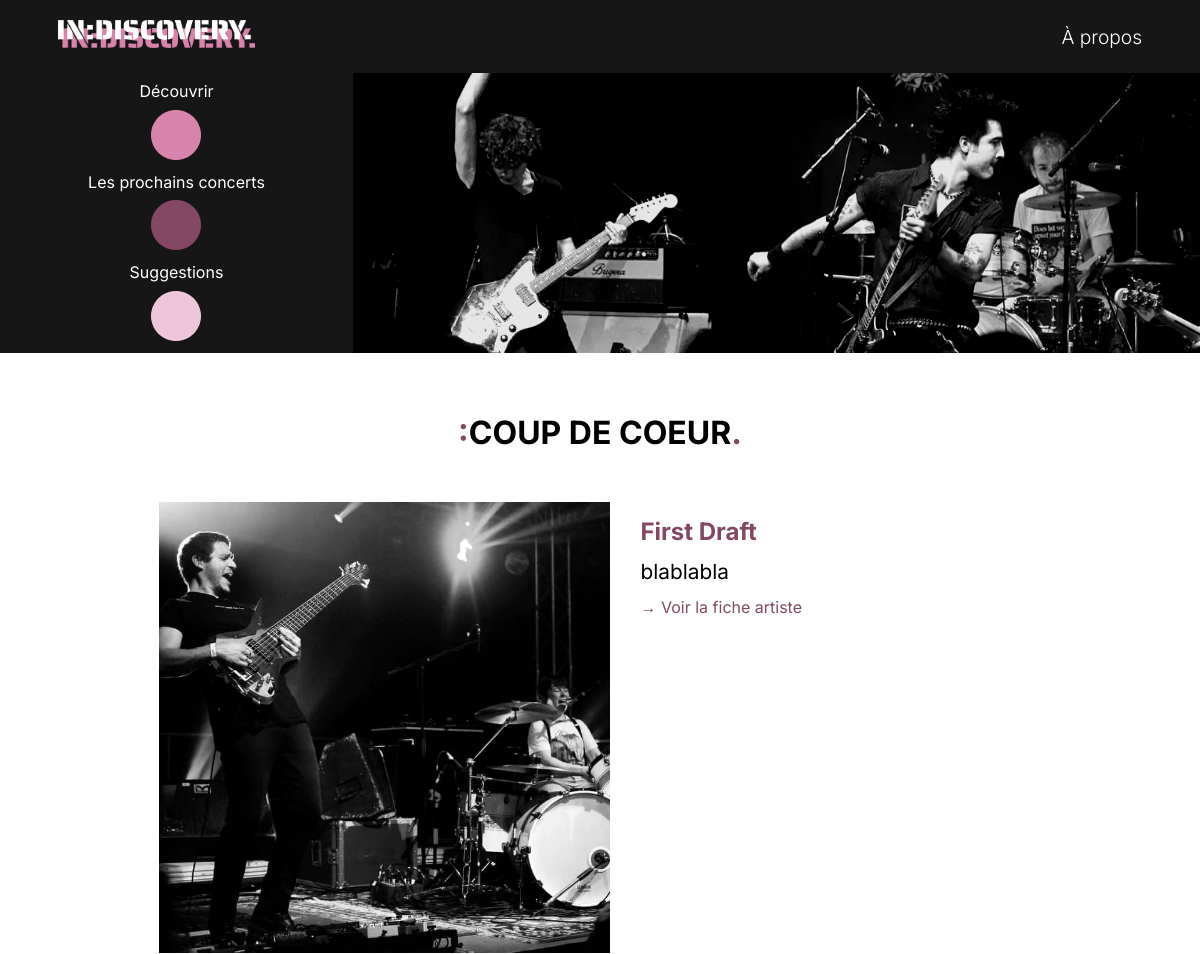
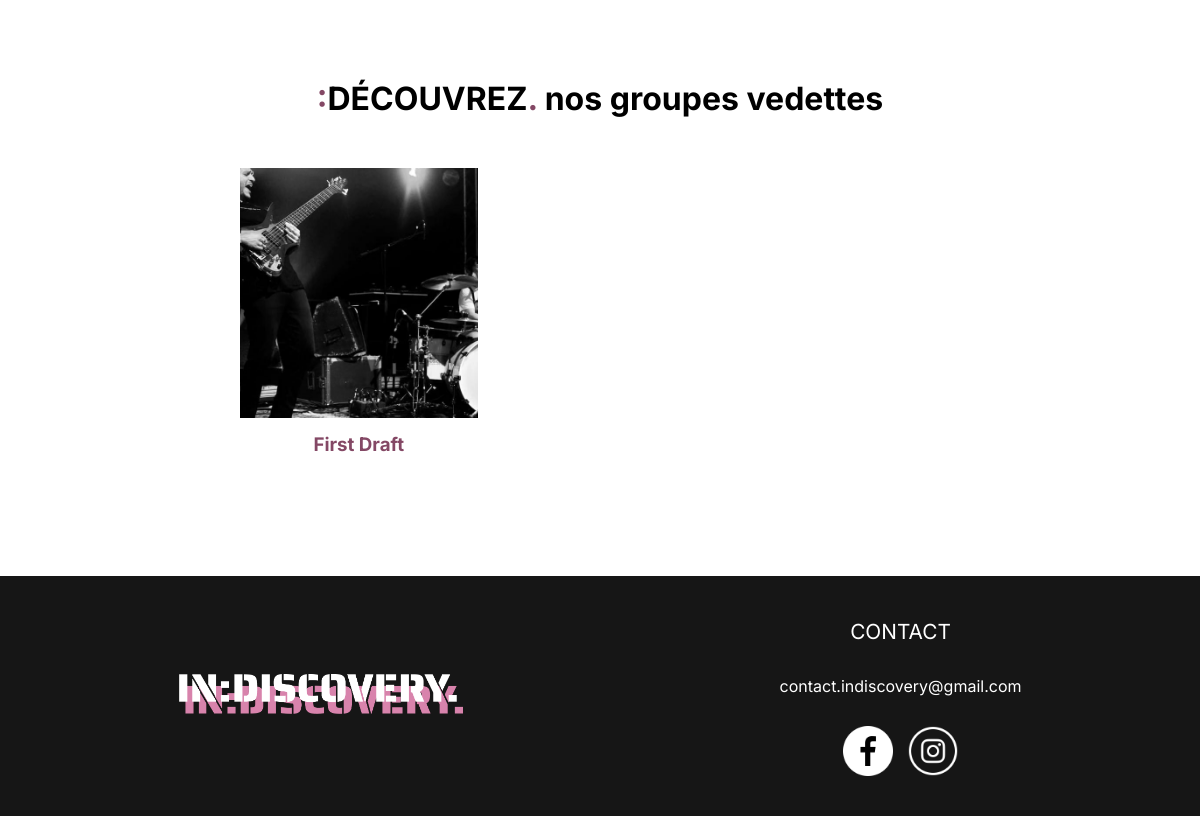
/php/index.php, run on an earlier commit of the app's database (2 pictures, top to bottom).
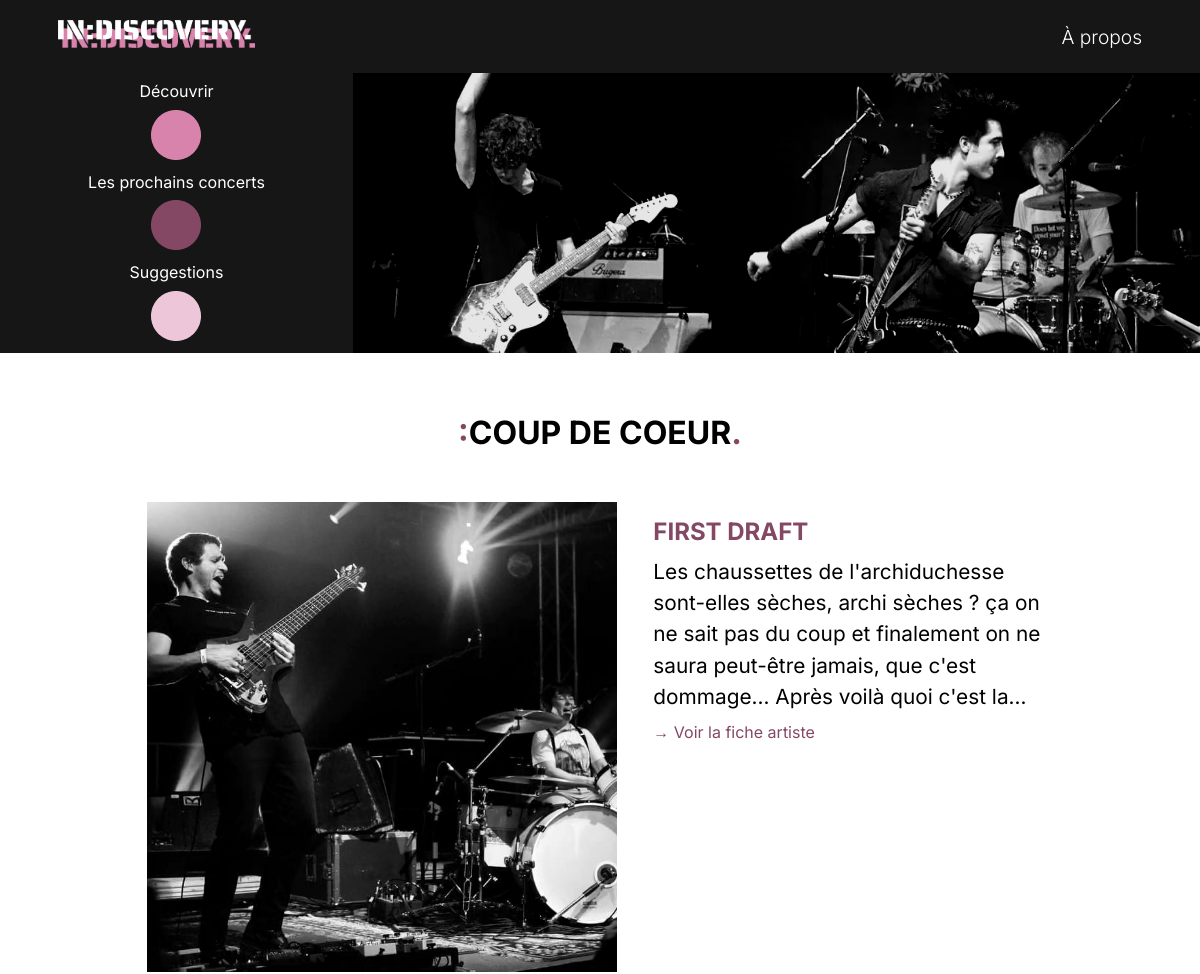
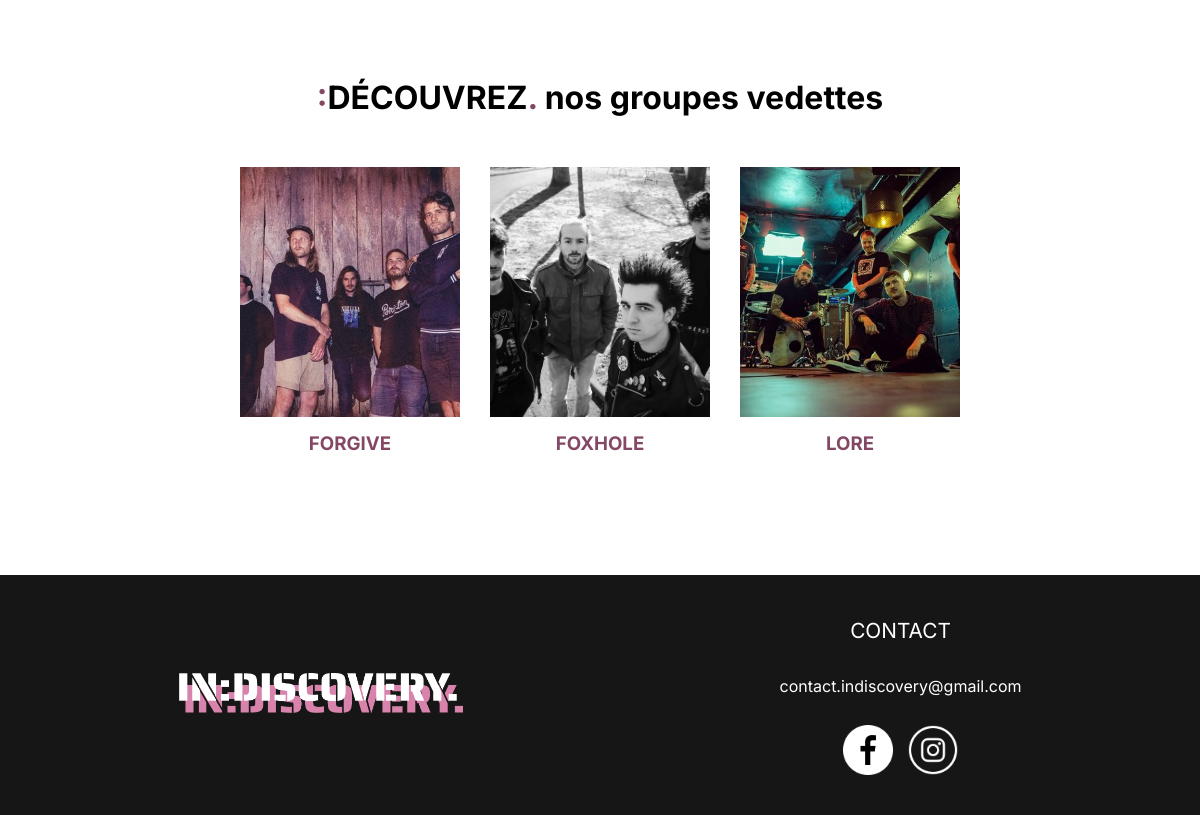
And on a later commit of the database (2 pictures, top to bottom).
### tables this page shows
CREATE TABLE `artistes` (
  `id_artiste` int NOT NULL,
  `nom` varchar(255) NOT NULL,
  `id_genre` int NOT NULL,
  `location` varchar(255) NOT NULL,
  `description` text NOT NULL,
  `photo` varchar(255) NOT NULL,
  `reseaux_sociaux` text NOT NULL,
  `decouverte` tinyint(1) NOT NULL,
  `cdc` tinyint(1) NOT NULL
);

### php/index.php (the view, shortened to what this page needs)
<?php
require_once("connect.php");
?>
<!DOCTYPE html>
<html lang="fr">
<head>
    <link rel="stylesheet" href="index.css">
</head>
<body>
    <header>
        <div class="navbar">
            <nav class="nav-links">
                <div class="logo"><a href="index.php"><img src="Images/logodiscovery.png" alt="Logo IN:DISCOVERY."></a></div>
                <a href="a-propos.php" id="nav-item">À propos</a>
            </nav>
        </div>
        <div class="side-menu">
            <div class="container-menu">
                <div class="menu-dots">
                    <span class="dot-menu-item item1">Découvrir</span>
                    <a href="decouvrez.php" class="dot dot1"><img src="images/icones/dot1.png" alt="Dot 1"></a>
                    <span class="dot-menu-item item2">Les prochains concerts</span>
                    <a href="concerts.php" class="dot dot2"><img src="images/icones/dot2.png" alt="Dot 2"></a>
                    <span class="dot-menu-item item3">Suggestions</span>
                    <a href="formulaire.php" class="dot dot3"><img src="images/icones/dot3.png" alt="Dot 3"></a>
                </div>
            </div>
            <div class="img-deco">
                <img src="images/artistes/foxholecarousel.jpeg" class="carousel-slide">
            </div>
        </div>
    </header>
    <main>
        <section id="cdc">
            <article id="cdc-container">
                <h2><span id="span-title">:</span>COUP DE COEUR<span id="span-title">.</span></h2>
                <figure id="cdc-content">
                    <?php
                    $sql = "SELECT id_artiste, nom, description, photo FROM artistes WHERE cdc = 1";
                    $stmt = $db->query($sql);
                    if ($stmt->rowCount() > 0) {
                        while ($row = $stmt->fetch(PDO::FETCH_ASSOC)) {
                            $photoPath = "../images/artistes/" . htmlspecialchars($row['photo']);
                            echo "<div class='artist'>
                                    <img src='" . $photoPath . "' alt='" . htmlspecialchars($row['nom']) . "'>
                                    <div class='caption'>
                                        <h3>" . htmlspecialchars($row['nom']) . "</h3>
                                        <div class='description'>
                                            <p>" . htmlspecialchars($row['description']) . "</p>
                                        </div>
                                        <a href='artistes.php?id=" . htmlspecialchars($row['id_artiste']) . "'>→ Voir la fiche artiste</a>
                                    </div>
                                  </div>";
                        }
                    } else {
                        echo "Aucun résultat";
                    }
                    ?>
                </figure>
            </article>
        </section>
        <section id="decouvrez">
            <article id="decouvrez-container">
                <h2><span id="span-title">:</span>DÉCOUVREZ<span id="span-title">.</span> nos groupes vedettes</h2>
                <figure id="decouvrez-content">
                    <?php
                    $sql2 = "SELECT id_artiste, nom, photo FROM artistes WHERE decouverte = 1";
                    $stmt2 = $db->query($sql2);
                    if ($stmt2->rowCount() > 0) {
                        while ($row2 = $stmt2->fetch(PDO::FETCH_ASSOC)) {
                            $photoPath = "../images/artistes/" . htmlspecialchars($row2['photo']);
                            echo "<div class='artist'>
                                    <div class='image-container'>
                                    <a href='artistes.php?id=" . htmlspecialchars($row2['id_artiste']) . "'>
                                        <img src='" . $photoPath . "' alt='" . htmlspecialchars($row2['nom']) . "'>
                                    </a>
                                    </div>
                                    <h3 class='groupes-decouverte'>" . htmlspecialchars($row2['nom']) . "</h3>
                                  </div>";
                        }
                    } else {
                        echo "Aucun résultat";
                    }
                    ?>
                </figure>
            </article>
        </section>
    </main>
    <footer>
        <div class="section-logo">
            <img src="images/logodiscovery.png" alt="Logo IN:DISCOVERY.">
        </div>
        <div class="section-contact">
            <p id="titre-contact">CONTACT</p>
            <p id="mail">contact.indiscovery@gmail.com</p>
            <div class="logos">
                <img src="images/icones/facebook.png" id="logo-fb">
                <img src="images/icones/Instagram_logo.png">
            </div>
        </div>
    </footer>
</body>
</html>

What changed in the data, as far as the page shows it:
no longer on one of the page's lists (row edited): artistes: nom "First Draft"
changed artistes: nom "First Draft" → "FIRST DRAFT"; description "blablabla" → "Les chaussettes de l'archiduchesse sont-elles sèches, archi sèches ? ça on ne sait pas du coup et finalement on ne saura peut-être jamais, que c'est dommage... Après voilà quoi c'est…"
added artistes: photo (picture), nom "FORGIVE", shown under ":DÉCOUVREZ.nos groupes vedettes"
added artistes: photo (picture), nom "FOXHOLE", shown under ":DÉCOUVREZ.nos groupes vedettes"
added artistes: photo (picture), nom "LORE", shown under ":DÉCOUVREZ.nos groupes vedettes"
